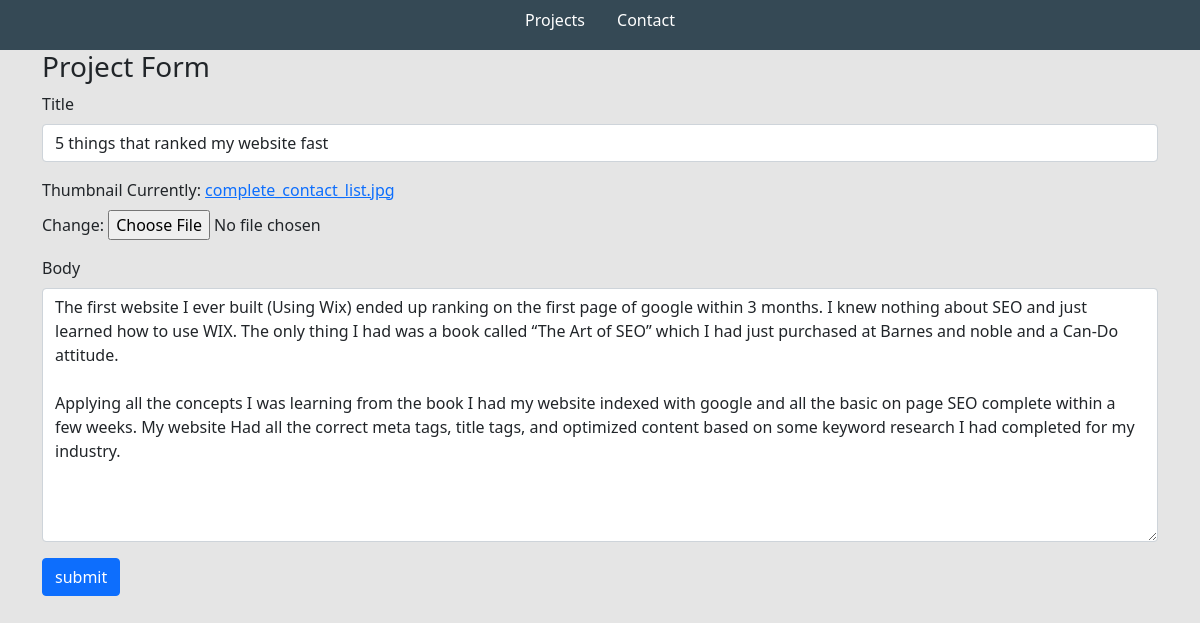
Screenshot of /edit-project/bb722acb-b981-4880-a05c-824d9a6d970f/ with the database file from the repository.
### base/models.py (models this page shows, shortened)
class Project(models.Model):
    title = models.CharField(max_length=200)
    thumbnail = models.ImageField(null=True)
    body = RichTextUploadingField()
    slug = models.SlugField(null=True, blank=True)
    created = models.DateTimeField(auto_now_add=True)
    id = models.UUIDField(default=uuid.uuid4, unique=True, primary_key=True, editable=False)

### base/views.py (the view)
# urls.py: path('edit-project/<str:pk>/', views.editProject, name="edit-project"),
def editProject(request, pk):
    project = Project.objects.get(id=pk)
    form = ProjectForm(instance = project)
    if request.method == 'POST':
        form = ProjectForm(request.POST, request.FILES, instance=project)
        if form.is_valid():
            form.save()
            return redirect('home')
    context = {'form':form}
    return  render(request, 'base/project_form.html', context)

### base/forms.py
class ProjectForm(ModelForm):
    class Meta:
        model = Project
        fields = ['title','thumbnail', 'body']
    def __init__(self, *args, **kwargs):
        super(ProjectForm, self).__init__(*args, **kwargs)
        self.fields['title'].widget.attrs.update(
            {'class':'form-control'})
        self.fields['body'].widget.attrs.update(
            {'class':'form-control'})

### base/templates/base/project_form.html (shortened to what this page needs)
{% extends 'base/main.html' %}
{% load static %}
{% block content %}
<div class='container'>
    <h3>Project Form</h3>
    <form method="POST" enctype="multipart/form-data">
        {% for field in form %}
        <div class="mb-3">
            <label for="exampleInputPassword1" class="form-label">{{field.label}}</label>
            {{field}}
        </div>
        {% endfor %}
        <input class="btn btn-primary" type="submit" value="submit">
    </form>
</div>
{% endblock content %}

### static/styles/main2.css (style rules this page uses)
body { background-color: #E5E5E5; }

### rows the page displays
Project: form "5 things that ranked my website fast" "The first website I ever built (Using Wix) ended up ranking on the first page of google within 3 months. I knew nothing about SEO and just learned how to use WIX. The only thing I had was a book called “The Art of SEO” which I had just purchased at Barnes and noble and a Can-Do attitude. Applying all the concepts I was learning from the book I had my website indexed with google and all the basic on page SEO complete within a few weeks. My website Had all the correct meta tags, title tags, and optimized content based on some keyword research I had completed for my industry."

### other values shown
{{ field.label }} "Title" "Thumbnail" "Body"
